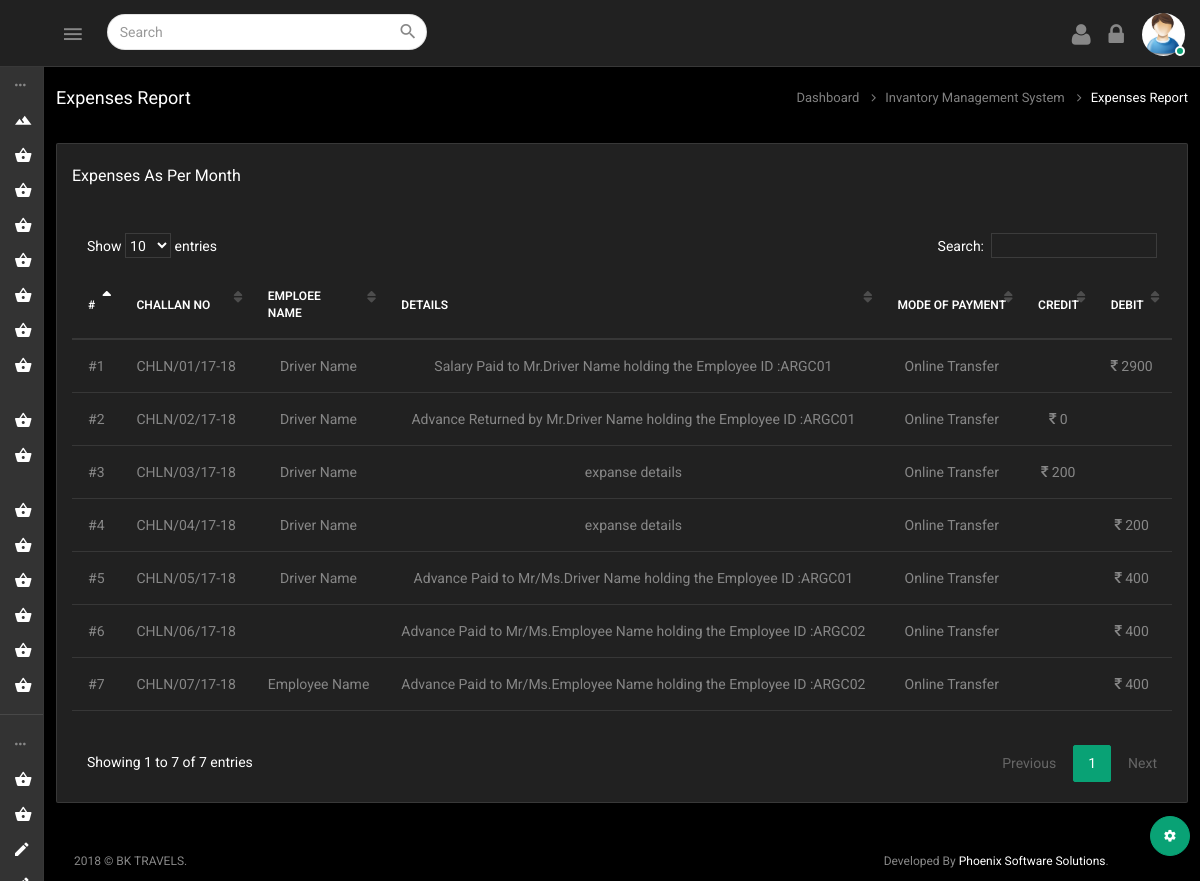
Page /balance-sheet.php (signed in) on the committed database.
### tables this page shows
CREATE TABLE `expenses` (
  `id` int(11) NOT NULL,
  `ename` varchar(20) NOT NULL,
  `details` varchar(255) NOT NULL,
  `mode` varchar(40) NOT NULL,
  `amount` int(5) NOT NULL,
  `payType` tinyint(1) NOT NULL COMMENT '0-> Debit 1->Credit',
  `balance` int(10) NOT NULL,
  `creationDate` timestamp NOT NULL DEFAULT CURRENT_TIMESTAMP
);

### balance-sheet.php (the view, shortened to what this page needs)
<?php
include("config.php");
$sessionname = $_SESSION['login_user'];
$f1="00:00:00";
$from=date('Y-m-d')." ".$f1;
$t1="23:59:59";
$to=date('Y-m-d')." ".$t1;
function todayExpenses(){
  global $mysqli;
  $stmt = $mysqli->prepare("SELECT
  ename,
  details,
  mode,
  amount,
  id,
  creationDate,
  payType,
  balance
  FROM expenses
  ");
  $stmt->execute();
  $stmt->bind_result($ename,$details,$mode,$amount,$id,$creationDate,$payType,$balance);
  while ($stmt->fetch()) {
    $row[] = array('name' =>$ename ,'details'=>$details,'mode'=>$mode,'amount'=>$amount,'id'=>$id,'creationDate'=>$creationDate ,'payType'=>$payType,'balance'=>$balance);
  }
  if(!empty($row)){
    return $row;
  } else {
    return "";
  }
}
if($sessionname){
?>
<!DOCTYPE html>
<html lang="en">
<?php include("include/header.php"); ?>
<body>
    <div class="wrapper theme-4-active pimary-color-red">
		<?php include("include/top_nav.php"); ?>
		<?php include("include/nav.php"); ?>
		<?php include("include/theme_color.php"); ?>
		<div class="page-wrapper">
            <div class="container-fluid">
				<div class="row heading-bg">
					<div class="col-lg-3 col-md-4 col-sm-4 col-xs-12">
						<h5 class="txt-dark"> Expenses Report</h5>
					</div>
					<div class="col-lg-9 col-sm-8 col-md-8 col-xs-12">
						<ol class="breadcrumb">
							<li><a href="dashboard.php">Dashboard</a></li>
              <li><a href="javascript:void()">Invantory Management System</a></li>
							<li class="active"><span>Expenses Report</span></li>
						</ol>
					</div>
				</div>
				<div class="row">
					<div class="col-sm-12">
						<div class="panel panel-default card-view">
							<div class="panel-heading">
								<div class="pull-left">
									<h6 class="panel-title txt-dark">Expenses as per Month</h6>
								</div>
							</div>
							<div class="panel-wrapper collapse in">
								<div class="panel-body">
									<div class="table-wrap">
										<div class="table-responsive">
											<table id="datable_1" class="table  display table-hover mb-30">
												<thead>
													<tr class="table_align">
                            							<th>#</th>
														<th>Challan No</th>
                            							<th>Emploee<br>Name</th>
														<th>details</th>
														<th>Mode of Payment</th>
														<th>Credit</th>
														<th>Debit</th>
														<th>Balance</th>
													</tr>
												</thead>
												<tbody>
													  <?php
													  $items = todayExpenses($from,$to);
													  $i = 1;
													  foreach ($items as $v1) {
													   ?>
													<tr class="table_align">
														<td>#<?php echo $i; ?></td>
														<td>CHLN/0<?php echo $v1['id'];?>/17-18</td>
														<td><?php echo $v1['name'];?></td>
														<td><?php echo $v1['details'];?></td>
														<td><?php if($v1['mode'] == 2) echo "Cheque"; else echo "Online Transfer";?></td>
														<td><?php if($v1['payType'] == 1) echo '<i class="fa fa-inr"></i> '.$v1['amount'];?></td>
														<td><?php if($v1['payType'] == 0) echo '<i class="fa fa-inr"></i> '.$v1['amount'];?></td>
														<td><i class="fa fa-inr"></i> <?php echo $v1['balance'];  ?></td>
													</tr>
													  <?php $i++; } ?>
												</tbody>
											</table>
										</div>
									</div>
								</div>
							</div>
						</div>
					</div>
				</div>
			</div>
			<?php include("include/footer.php"); ?>
		</div>
    </div>
</body>
</html>
<?php } ?>

### include/header.php (shortened to what this page needs)
<head>
    <link href="vendors/bower_components/morris.js/morris.css" rel="stylesheet" type="text/css"/>
    <link href="vendors/bower_components/mjolnic-bootstrap-colorpicker/dist/css/bootstrap-colorpicker.min.css" rel="stylesheet" type="text/css"/>
    <link href="vendors/bower_components/eonasdan-bootstrap-datetimepicker/build/css/bootstrap-datetimepicker.min.css" rel="stylesheet" type="text/css"/>
    <link href="vendors/bower_components/bootstrap-daterangepicker/daterangepicker.css" rel="stylesheet" type="text/css"/>
	<link href="vendors/vectormap/jquery-jvectormap-2.0.2.css" rel="stylesheet" type="text/css"/>
	<link href="vendors/bower_components/datatables/media/css/jquery.dataTables.min.css" rel="stylesheet" type="text/css"/>
	<link href="vendors/bower_components/chartist/dist/chartist.min.css" rel="stylesheet" type="text/css"/>
	<link href="vendors/bower_components/jquery-toast-plugin/dist/jquery.toast.min.css" rel="stylesheet" type="text/css">
  <link href="vendors/bower_components/FooTable/compiled/footable.bootstrap.min.css" rel="stylesheet" type="text/css"/>
  <link href="vendors/bower_components/bootstrap-table/dist/bootstrap-table.css" rel="stylesheet" type="text/css"/>
  <link href="vendors/bower_components/sweetalert/dist/sweetalert.css" rel="stylesheet" type="text/css">
	<link href="dist/css/style.css" rel="stylesheet" type="text/css">
	<link rel="stylesheet" type="text/css" href="../dist/css/chung-timepicker.css" />
</head>

### include/top_nav.php (shortened to what this page needs)
<nav class="navbar navbar-inverse navbar-fixed-top">
  <div class="mobile-only-brand pull-left">
    <div class="nav-header pull-left">
      <div class="logo-wrap">
        <a href="dashboard.php">
        </a>
      </div>
    </div>
    <a id="toggle_nav_btn" class="toggle-left-nav-btn inline-block ml-20 pull-left" href="javascript:void(0);"><i class="zmdi zmdi-menu"></i></a>
    <form id="search_form" role="search" class="top-nav-search collapse pull-left">
      <div class="input-group">
        <input type="text" name="example-input1-group2" class="form-control" placeholder="Search">
        <span class="input-group-btn">
        <button type="button" class="btn  btn-default"  data-target="#search_form" data-toggle="collapse" aria-label="Close" aria-expanded="true"><i class="zmdi zmdi-search"></i></button>
        </span>
      </div>
    </form>
  </div>
  <div id="mobile_only_nav" class="mobile-only-nav pull-right">
    <ul class="nav navbar-right top-nav pull-right">
      <li>
        <a id="open_right_sidebar" href="#"><i class="fa fa-user top-nav-icon" aria-hidden="true"></i></a>
      </li>
      <li>
        <a href="lock-screen.php"><i class="fa fa-lock top-nav-icon" aria-hidden="true"></i></a>
      </li>
      <li class="dropdown auth-drp">
        <a href="javascript:void(0);" class="dropdown-toggle pr-0" data-toggle="dropdown"><img src="images/user.jpg" alt="user_auth" class="user-auth-img img-circle"/><span class="user-online-status"></span></a>
      </li>
    </ul>
  </div>
</nav>

### include/nav.php (shortened to what this page needs)
<div class="fixed-sidebar-left">
  <ul class="nav navbar-nav side-nav nicescroll-bar">
    <li class="navigation-header">
      <i class="zmdi zmdi-more"></i>
    </li>
    <li>
      <a <?php if(basename($_SERVER['PHP_SELF']) == "dashboard.php") echo "class='active'"; ?> href="dashboard.php"  ><div class="pull-left"><i class="zmdi zmdi-landscape mr-20"></i><span class="right-nav-text">Dashboard</span></div><div class="clearfix"></div></a>
    </li>
    <li>
      <a <?php if(basename($_SERVER['PHP_SELF']) == "create_employee.php") echo "class='active'"; ?> href="create_employee.php"><div class="pull-left"><i class="zmdi zmdi-shopping-basket mr-20"></i><span class="right-nav-text">Add Driver / Employee</span></div><div class="clearfix"></div></a>
    </li>
    <li>
      <a <?php if(basename($_SERVER['PHP_SELF']) == "employee_details.php") echo "class='active'"; ?> href="employee_details.php"><div class="pull-left"><i class="zmdi zmdi-shopping-basket mr-20"></i><span class="right-nav-text">View Driver / Employee</span></div><div class="clearfix"></div></a>
    </li>
    <li>
      <a <?php if(basename($_SERVER['PHP_SELF']) == "add_car_name.php") echo "class='active'"; ?> href="add_car_name.php"><div class="pull-left"><i class="zmdi zmdi-shopping-basket mr-20"></i><span class="right-nav-text">Add Car name</span></div><div class="clearfix"></div></a>
    </li>
     <li>
      <a <?php if(basename($_SERVER['PHP_SELF']) == "create-corporate.php") echo "class='active'"; ?> href="create-corporate.php"><div class="pull-left"><i class="zmdi zmdi-shopping-basket mr-20"></i><span class="right-nav-text">Add Corporate</span></div><div class="clearfix"></div></a>
    </li>
	<li>
      <a <?php if(basename($_SERVER['PHP_SELF']) == "add_owner_car_charges.php") echo "class='active'"; ?> href="add_owner_car_charges.php"><div class="pull-left"><i class="zmdi zmdi-shopping-basket mr-20"></i><span class="right-nav-text">Add Car charges(owner)</span></div><div class="clearfix"></div></a>
    </li>
    <li>
      <a <?php if(basename($_SERVER['PHP_SELF']) == "owner_car_charges.php") echo "class='active'"; ?> href="owner_car_charges.php"><div class="pull-left"><i class="zmdi zmdi-shopping-basket mr-20"></i><span class="right-nav-text"> Car charges(owner)</span></div><div class="clearfix"></div></a>
    </li>
    <li>
      <a <?php if(basename($_SERVER['PHP_SELF']) == "add_corporeate_car_charges.php") echo "class='active'"; ?> href="add_corporeate_car_charges.php"><div class="pull-left"><i class="zmdi zmdi-shopping-basket mr-20"></i><span class="right-nav-text"> Add Car charges(corporate)</span></div><div class="clearfix"></div></a>
    </li><li>
      <a <?php if(basename($_SERVER['PHP_SELF']) == "corporeate_car_charges.php") echo "class='active'"; ?> href="corporeate_car_charges.php"><div class="pull-left"><i class="zmdi zmdi-shopping-basket mr-20"></i><span class="right-nav-text"> Car charges(corporate)</span></div><div class="clearfix"></div></a>
    </li>
    <li>
      <a <?php if(basename($_SERVER['PHP_SELF']) == "add_customer_car_charges.php") echo "class='active'"; ?> href="add_customer_car_charges.php"><div class="pull-left"><i class="zmdi zmdi-shopping-basket mr-20"></i><span class="right-nav-text">Add Car charges(customer)</span></div><div class="clearfix"></div></a>
    </li>
    <li>
      <a <?php if(basename($_SERVER['PHP_SELF']) == "customer_car_charges.php") echo "class='active'"; ?> href="customer_car_charges.php"><div class="pull-left"><i class="zmdi zmdi-shopping-basket mr-20"></i><span class="right-nav-text">Car charges(customer)</span></div><div class="clearfix"></div></a>
    </li>
	 <li>
      <a <?php if(basename($_SERVER['PHP_SELF']) == "create-car-details.php") echo "class='active'"; ?> href="create-car-details.php"><div class="pull-left"><i class="zmdi zmdi-shopping-basket mr-20"></i><span class="right-nav-text">Add Car Details</span></div><div class="clearfix"></div></a>
    </li>
    <li>
      <a <?php if(basename($_SERVER['PHP_SELF']) == "car_details.php") echo "class='active'"; ?> href="car_details.php"><div class="pull-left"><i class="zmdi zmdi-shopping-basket mr-20"></i><span class="right-nav-text">View Car Details</span></div><div class="clearfix"></div></a>
    </li>
    <li>
      <a <?php if(basename($_SERVER['PHP_SELF']) == "create_dutyslip.php") echo "class='active'"; ?> href="create_dutyslip.php"><div class="pull-left"><i class="zmdi zmdi-shopping-basket mr-20"></i><span class="right-nav-text">Add Duty Slip</span></div><div class="clearfix"></div></a>
    </li>
    <li>
      <a <?php if(basename($_SERVER['PHP_SELF']) == "create_dutyslip_corporate.php") echo "class='active'"; ?> href="create_dutyslip_corporate.php"><div class="pull-left"><i class="zmdi zmdi-shopping-basket mr-20"></i><span class="right-nav-text">Add Duty Slip(corporate)</span></div><div class="clearfix"></div></a>
    </li>
   <li>
      <a <?php if(basename($_SERVER['PHP_SELF']) == "all_duityslip_view.php") echo "class='active'"; ?> href="all_duityslip_view.php"><div class="pull-left"><i class="zmdi zmdi-shopping-basket mr-20"></i><span class="right-nav-text">View Duity Slip</span></div><div class="clearfix"></div></a>
    </li>
    <li><hr class="light-grey-hr mb-10"/></li>
    <li class="navigation-header">
      <i class="zmdi zmdi-more"></i>
    </li>
    <li>
      <a <?php if(basename($_SERVER['PHP_SELF']) == "owner_payment_slip.php") echo "class='active'"; ?> href="owner_payment_slip.php"><div class="pull-left"><i class="zmdi zmdi-shopping-basket mr-20"></i><span class="right-nav-text">Add Owner Payment</span></div><div class="clearfix"></div></a>
    </li>
    <li>
      <a <?php if(basename($_SERVER['PHP_SELF']) == "view_owner_payment_slip.php") echo "class='active'"; ?> href="view_owner_payment_slip.php"><div class="pull-left"><i class="zmdi zmdi-shopping-basket mr-20"></i><span class="right-nav-text">Show Owner Payment</span></div><div class="clearfix"></div></a>
    </li>
    <li>
      <a <?php if(basename($_SERVER['PHP_SELF']) == "add_customer_payment.php") echo "class='active'"; ?> href="add_customer_payment.php"><div class="pull-left"><i class="zmdi zmdi-edit mr-20"></i><span class="right-nav-text">Add Customer Payment</span></div><div class="clearfix"></div></a>
    </li>
    <li>
      <a <?php if(basename($_SERVER['PHP_SELF']) == "view_customer_payment.php") echo "class='active'"; ?> href="view_customer_payment.php"><div class="pull-left"><i class="zmdi zmdi-edit mr-20"></i><span class="right-nav-text">Show Customer Payment</span></div><div class="clearfix"></div></a>
    </li>
  </ul>
</div>

### include/theme_color.php (shortened to what this page needs)
<button id="setting_panel_btn" class="btn btn-success btn-circle setting-panel-btn shadow-2dp"><i class="zmdi zmdi-settings"></i></button>

### include/footer.php (shortened to what this page needs)
<footer class="footer container-fluid pl-30 pr-30">
  <div class="row">
    <div class="col-sm-12">
      <p>2018 &copy; BK TRAVELS. &nbsp;&nbsp;&nbsp;&nbsp;&nbsp;&nbsp;&nbsp;&nbsp;&nbsp;&nbsp;&nbsp;&nbsp;&nbsp;&nbsp;&nbsp;&nbsp;&nbsp;&nbsp;&nbsp;&nbsp;&nbsp;&nbsp;&nbsp;&nbsp;&nbsp;&nbsp;&nbsp;&nbsp;&nbsp;&nbsp;&nbsp;&nbsp;&nbsp;&nbsp;&nbsp;&nbsp;&nbsp;&nbsp;&nbsp;&nbsp;&nbsp;&nbsp;&nbsp;&nbsp;&nbsp;&nbsp;&nbsp;&nbsp;&nbsp;&nbsp;&nbsp;&nbsp;&nbsp;&nbsp;&nbsp;&nbsp;&nbsp;&nbsp;&nbsp;&nbsp;&nbsp;&nbsp;&nbsp;&nbsp;&nbsp;&nbsp;&nbsp;&nbsp;&nbsp;&nbsp;&nbsp;&nbsp;&nbsp;&nbsp;&nbsp;&nbsp;&nbsp;&nbsp;&nbsp;&nbsp;&nbsp;&nbsp;&nbsp;&nbsp;&nbsp;&nbsp;&nbsp;&nbsp;&nbsp;&nbsp;&nbsp;&nbsp;&nbsp;&nbsp;&nbsp;&nbsp;&nbsp;&nbsp;&nbsp;&nbsp;&nbsp;&nbsp;&nbsp;&nbsp;&nbsp;&nbsp;&nbsp;&nbsp;&nbsp;&nbsp;&nbsp;&nbsp;&nbsp;&nbsp;&nbsp;&nbsp;&nbsp;&nbsp;&nbsp;&nbsp;&nbsp;&nbsp;&nbsp;&nbsp;&nbsp;&nbsp;&nbsp;&nbsp;&nbsp;&nbsp;&nbsp;&nbsp;&nbsp;&nbsp;&nbsp;&nbsp;&nbsp;&nbsp;&nbsp;&nbsp;&nbsp;&nbsp;&nbsp;&nbsp;&nbsp;&nbsp;&nbsp;&nbsp;&nbsp;&nbsp;&nbsp;&nbsp;&nbsp;&nbsp;&nbsp;&nbsp;&nbsp;&nbsp;&nbsp;&nbsp;&nbsp;&nbsp;&nbsp;&nbsp;&nbsp;&nbsp;&nbsp;&nbsp;&nbsp;&nbsp;&nbsp;&nbsp;&nbsp;&nbsp;&nbsp;&nbsp;&nbsp;&nbsp;&nbsp;&nbsp;&nbsp;&nbsp;&nbsp;&nbsp;&nbsp;&nbsp;&nbsp;&nbsp;&nbsp;&nbsp;&nbsp;&nbsp;&nbsp;&nbsp;&nbsp;&nbsp;&nbsp;&nbsp;&nbsp;&nbsp;&nbsp;&nbsp;&nbsp;&nbsp;&nbsp;&nbsp;&nbsp;&nbsp;&nbsp;&nbsp;&nbsp;&nbsp;&nbsp;&nbsp;&nbsp;&nbsp;&nbsp;&nbsp;&nbsp;&nbsp;&nbsp;&nbsp;&nbsp;&nbsp;&nbsp;&nbsp;&nbsp;&nbsp;&nbsp;&nbsp;&nbsp;&nbsp;&nbsp;Developed By <a href="http://www.phoenixgroup.co.in/" target="_blank">Phoenix Software Solutions</a>.</p>
    </div>
  </div>
</footer>

### balance-sheet.php (style rules this page uses)
.table_align { text-align: center; height: 100%; }

### rows in the picture
expenses: id "1", ename "Driver Name", details "Salary Paid to Mr.Driver Name holding the Employee ID :ARGC01", mode "Online Transfer", amount "2900"
expenses: id "2", ename "Driver Name", details "Advance Returned by Mr.Driver Name holding the Employee ID :ARGC01", mode "Online Transfer", amount "0"
expenses: id "3", ename "Driver Name", details "expanse details", mode "Online Transfer", amount "200"
expenses: id "4", ename "Driver Name", details "expanse details", mode "Online Transfer", amount "200"
expenses: id "5", ename "Driver Name", details "Advance Paid to Mr/Ms.Driver Name holding the Employee ID :ARGC01", mode "Online Transfer", amount "400"
expenses: id "6", details "Advance Paid to Mr/Ms.Employee Name holding the Employee ID :ARGC02", mode "Online Transfer", amount "400"
expenses: id "7", ename "Employee Name", details "Advance Paid to Mr/Ms.Employee Name holding the Employee ID :ARGC02", mode "Online Transfer", amount "400"
